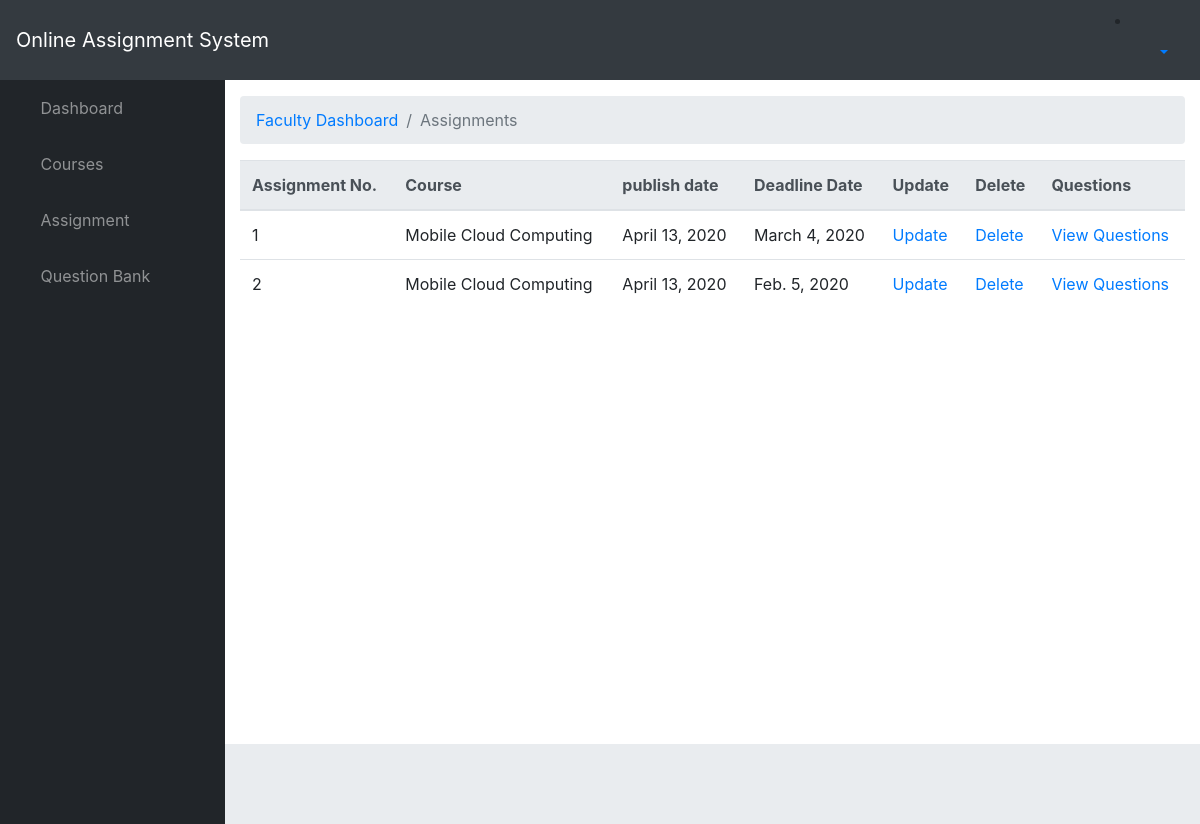
Before: /assignment/assignment_list/ (signed in) with the older database file.
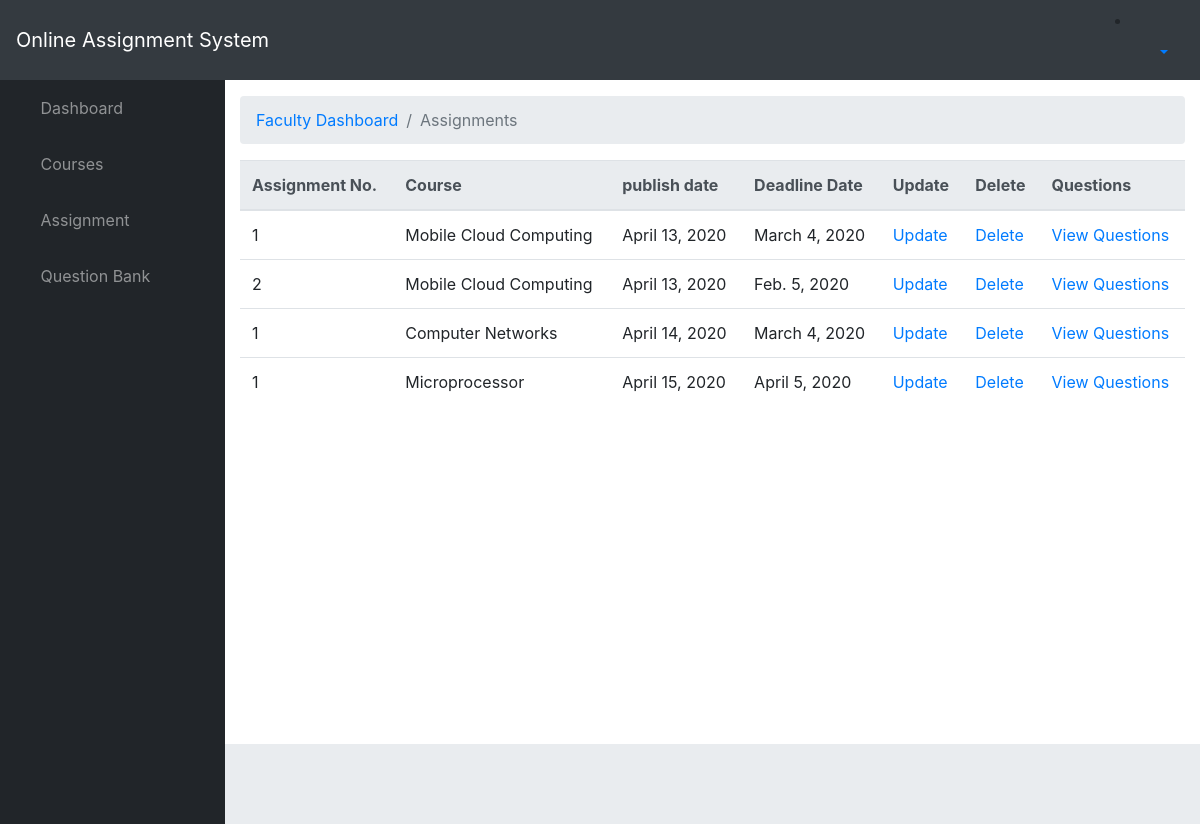
After: the same page with the newer database file.
### assignment/models.py (models this page shows, shortened)
class Assignment(models.Model):
    number = models.IntegerField()
    course = models.ForeignKey(Course,on_delete = models.SET_NULL,blank=True,null=True)
    publish_date = models.DateField(auto_now_add = True)
    deadline_date = models.DateField()
    faculty = models.ForeignKey(Faculty,on_delete = models.SET_NULL,blank=True,null=True)

class Course(models.Model):
    name = models.CharField(max_length = 50)
    branch = models.ForeignKey(Branch,on_delete = models.SET_NULL,blank=True,null=True)
    faculty = models.ForeignKey(Faculty ,on_delete = models.SET_NULL,blank=True,null=True)
    year = models.ForeignKey(StudyYear ,on_delete = models.SET_NULL,blank=True,null=True)
    semester = models.ForeignKey(Semester ,on_delete = models.SET_NULL,blank=True,null=True )
    def __str__(self):
        return self.name

### assignment/views.py (the view)
# urls.py: path('assignment_list/',views.AssignmentListView.as_view(),name='ViewAssignment'),
class AssignmentListView(generic.ListView):
    model = Assignment
    template_name = "Faculty_Dashboard/assignment_list.html"
    context_object_name = 'assignment_list'
    paginate_by = 10
    def get_queryset(self):
        faculty = Faculty.objects.get(user=self.request.user)
        return Assignment.objects.filter(faculty=faculty)

### assignment/templates/Faculty_Dashboard/assignment_list.html
{% extends "./base.html" %}
{% block breadcrumb%}
<li class="breadcrumb-item active">Assignments</li>
{%endblock%}
{% block content %}
{% if assignment_list %}
  <table class="table">
    <thead class="thead-light">
      <tr>
        <th scope="col">Assignment No.</th>
        <th scope="col">Course</th>
        <th scope="col">publish date</th>
        <th scope="col">Deadline Date</th>
        <th scope="col">Update</th>
        <th scope="col">Delete</th>
        <th scope="col">Questions</th>
      </tr>
    </thead>
    <tbody>
      {% for assignment in assignment_list %}
      <tr>
        <td>{{ assignment.number }}</td>
        <td>{{ assignment.course }}</td>
        <td>{{ assignment.publish_date }}</td>
        <td>{{ assignment.deadline_date }}</td>
        <td> <a href="{% url 'UpdateAssignment' assignment.id %}">Update</a> </td>
        <td> <a onclick="return confirm('Are you sure?');" href="{% url 'DeleteAssignment' assignment.id %}">Delete</a></td>
        <td><a href="{% url 'assignment_detail' assignment.id %}">View Questions</a></td>
      </tr>
    {% endfor %}
    </tbody>
  </table>
  {% else %}
    <p>There are no assignments added yet !</p>
  {% endif %}
{% endblock %}

Changed rows visible on the page:
added Assignment: number "1", course "Computer Networks", publish_date "April 14, 2020", deadline_date "March 4, 2020"
added Assignment: number "1", course "Microprocessor", publish_date "April 15, 2020", deadline_date "April 5, 2020"
